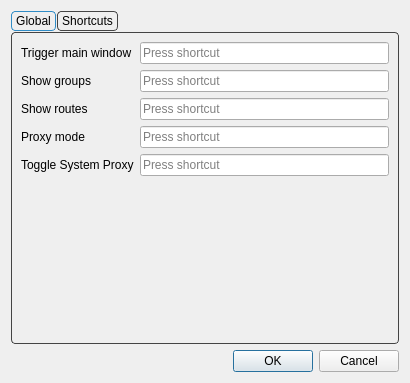
<?xml version="1.0" encoding="UTF-8"?>
<ui version="4.0">
 <class>DialogHotkey</class>
 <widget class="QDialog" name="DialogHotkey">
  <property name="geometry">
   <rect>
    <x>0</x>
    <y>0</y>
    <width>410</width>
    <height>383</height>
   </rect>
  </property>
  <property name="windowTitle">
   <string>Hotkey</string>
  </property>
  <layout class="QVBoxLayout" name="verticalLayout">
   <item>
    <widget class="QTabWidget" name="tabWidget">
     <property name="styleSheet">
      <string notr="true">QTabWidget::pane {
    margin-top: 1px;
    border: 1px solid #444444;
    border-radius: 4px;
}

QTabBar {
    background: transparent;
    qproperty-drawBase: 0;
}

QTabBar::tab {
    border: 1px solid #444444;
    border-radius: 4px;

    padding: 2px 4px;
    margin-right: 1px;
}

QTabBar::tab:selected {
    border: 1px solid palette(highlight);
}

QTabBar::tab:!selected {
    border: 1px solid #444444;
}

QTabBar::tab:hover:!selected {
    border: 1px solid #444444;
}</string>
     </property>
     <property name="currentIndex">
      <number>0</number>
     </property>
     <widget class="QWidget" name="tab">
      <attribute name="title">
       <string>Global</string>
      </attribute>
      <layout class="QFormLayout" name="formLayout">
       <item row="0" column="0">
        <widget class="QLabel" name="label">
         <property name="text">
          <string>Trigger main window</string>
         </property>
        </widget>
       </item>
       <item row="0" column="1">
        <widget class="QtExtKeySequenceEdit" name="show_mainwindow"/>
       </item>
       <item row="1" column="0">
        <widget class="QLabel" name="label_3">
         <property name="text">
          <string>Show groups</string>
         </property>
        </widget>
       </item>
       <item row="1" column="1">
        <widget class="QtExtKeySequenceEdit" name="show_groups"/>
       </item>
       <item row="2" column="0">
        <widget class="QLabel" name="label_4">
         <property name="text">
          <string>Show routes</string>
         </property>
        </widget>
       </item>
       <item row="2" column="1">
        <widget class="QtExtKeySequenceEdit" name="show_routes"/>
       </item>
       <item row="3" column="0">
        <widget class="QLabel" name="label_2">
         <property name="text">
          <string>Proxy mode</string>
         </property>
        </widget>
       </item>
       <item row="3" column="1">
        <widget class="QtExtKeySequenceEdit" name="system_proxy"/>
       </item>
       <item row="4" column="0">
        <widget class="QLabel" name="toggle_proxy_l">
         <property name="text">
          <string>Toggle System Proxy</string>
         </property>
        </widget>
       </item>
       <item row="4" column="1">
        <widget class="QtExtKeySequenceEdit" name="toggle_proxy"/>
       </item>
      </layout>
     </widget>
     <widget class="QWidget" name="tab_2">
      <attribute name="title">
       <string>Shortcuts</string>
      </attribute>
      <layout class="QHBoxLayout" name="horizontalLayout">
       <item>
        <widget class="QScrollArea" name="shortcut_area">
         <property name="horizontalScrollBarPolicy">
          <enum>Qt::ScrollBarPolicy::ScrollBarAsNeeded</enum>
         </property>
         <property name="widgetResizable">
          <bool>true</bool>
         </property>
         <widget class="QWidget" name="scrollAreaWidgetContents">
          <property name="geometry">
           <rect>
            <x>0</x>
            <y>0</y>
            <width>59</width>
            <height>16</height>
           </rect>
          </property>
         </widget>
        </widget>
       </item>
      </layout>
     </widget>
    </widget>
   </item>
   <item>
    <widget class="QDialogButtonBox" name="buttonBox">
     <property name="focusPolicy">
      <enum>Qt::FocusPolicy::StrongFocus</enum>
     </property>
     <property name="standardButtons">
      <set>QDialogButtonBox::StandardButton::Cancel|QDialogButtonBox::StandardButton::Ok</set>
     </property>
    </widget>
   </item>
  </layout>
 </widget>
 <customwidgets>
  <customwidget>
   <class>QtExtKeySequenceEdit</class>
   <extends>QKeySequenceEdit</extends>
   <header>3rdparty/QtExtKeySequenceEdit.h</header>
  </customwidget>
 </customwidgets>
 <tabstops>
  <tabstop>buttonBox</tabstop>
 </tabstops>
 <resources/>
 <connections>
  <connection>
   <sender>buttonBox</sender>
   <signal>accepted()</signal>
   <receiver>DialogHotkey</receiver>
   <slot>accept()</slot>
   <hints>
    <hint type="sourcelabel">
     <x>258</x>
     <y>255</y>
    </hint>
    <hint type="destinationlabel">
     <x>199</x>
     <y>149</y>
    </hint>
   </hints>
  </connection>
  <connection>
   <sender>buttonBox</sender>
   <signal>rejected()</signal>
   <receiver>DialogHotkey</receiver>
   <slot>reject()</slot>
   <hints>
    <hint type="sourcelabel">
     <x>258</x>
     <y>255</y>
    </hint>
    <hint type="destinationlabel">
     <x>199</x>
     <y>149</y>
    </hint>
   </hints>
  </connection>
 </connections>
</ui>
